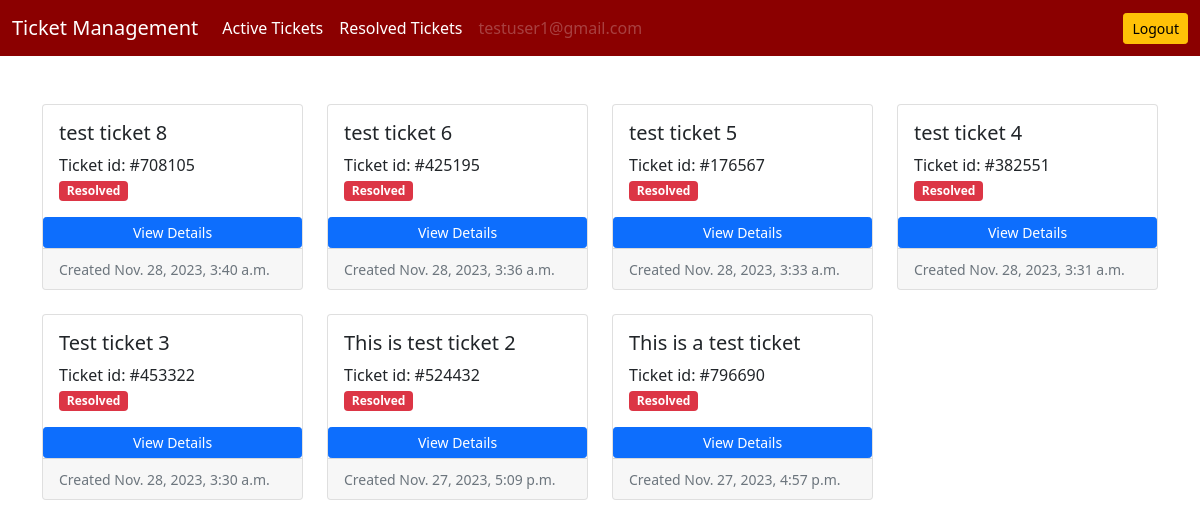
The page /ticket/customer-resolved-tickets/ (signed in) on the database its author committed.
### accounts/models.py (models this page shows)
class User(AbstractUser):
    is_customer =models.BooleanField(default=False)
    is_engineer =models.BooleanField(default=False)
    is_email =models.EmailField(unique=False)

### ticket/models.py (models this page shows)
class Ticket(models.Model):  # Corrected: inherit from models.Model
    customer = models.ForeignKey(User, on_delete=models.CASCADE)
    engineer = models.ForeignKey(User, on_delete=models.DO_NOTHING, related_name='engineer', null=True ,blank =True)
    ticket_id = models.CharField(max_length=15, unique=True)
    ticket_title = models.CharField(max_length=50)
    ticket_description = models.TextField()
    status = models.CharField(max_length=20, choices=(
        ('Active', 'Active'), ('Pending', 'Pending'), ('Resolved', 'Resolved')), default='Pending')
    created_on = models.DateTimeField()
    last_modified = models.DateTimeField(auto_now=True)
    is_resolved = models.BooleanField(default=False)
    severity = models.CharField(max_length=5, choices=(('Low', 'Low'), ('High', 'High')))
    is_assigned_to_engineer = models.BooleanField(default=False)
    resolution_steps = models.TextField(blank =True , null=True)

### ticket/views.py (the view)
# urls.py: path('customer-resolved-tickets/', views.customer_resolved_tickets, name='customer-resolved-tickets'),
def customer_resolved_tickets(request):
    tickets = Ticket.objects.filter(customer = request.user , is_resolved = True).order_by('-created_on')
    context = {'tickets':tickets}
    return render(request , 'ticket/customer_resolved_tickets.html' , context)

### templates/ticket/customer_resolved_tickets.html (shortened to what this page needs)
{% extends 'base.html' %}
{% load static %}
{% load humanize %}
{% block content %}
<div class="row row-cols-1 row-cols-md-4 g-4">
    {% if tickets %}
    {% for ticket in tickets %}
    <div class="col">
        <div class="card h-100">
            <div class="card-body">
                <h5 class="card-title">{{ticket.ticket_title}}</h5>
                <p class="card-text">
                    Ticket id: #{{ticket.ticket_id}}<br>
                    {% if ticket.status == 'Pending' %}
                    <span class="badge bg-primary text-white">Pending</span>
                    {% elif ticket.status == 'Active' %}
                    <span class="badge bg-success text-white">Active</span>
                    {% elif ticket.status == 'Resolved' %}
                    <span class="badge bg-danger text-white">Resolved</span>
                    {% endif %}
                </p>
            </div>
            <a href="{% url 'ticket-details' ticket.ticket_id %}" class="btn btn-primary btn-sm">View Details</a>
            <div class="card-footer">
                <small class="text-muted">Created {{ticket.created_on}}</small>
            </div>
        </div>
    </div>
    {% endfor %}
    {% endif %}
</div>
{% endblock content %}

### templates/base.html (shortened to what this page needs)
<!DOCTYPE html>
<html lang="en">
<head>
    <link href="https://cdn.jsdelivr.net/npm/bootstrap@5.0.2/dist/css/bootstrap.min.css" rel="stylesheet"
>
</head>
<body>
    <nav class="navbar navbar-expand-lg navbar-dark" style="background-color: darkred;">
        <div class="container-fluid">
            <a class="navbar-brand" href="/">Ticket Management</a>
            <div class="collapse navbar-collapse" id="navbarSupportedContent">
                <ul class="navbar-nav me-auto mb-2 mb-lg-0">
                    {% if request.user.is_customer %}
                    <li class="nav-item">
                        <a class="nav-link active" aria-current="page" href="{% url 'customer-active-tickets' %}">Active Tickets</a>
                    </li>
                    <li class="nav-item">
                        <a class="nav-link active" aria-current="page" href="{% url 'customer-resolved-tickets' %}">Resolved Tickets</a>
                    </li>
                    {% endif %}
                    {% if request.user.is_authenticated %}
                    <li class="nav-item">
                        <a class="nav-link disabled" href="#" tabindex="-1" aria-disabled="true">{{request.user.email}}
                        </a>
                    </li>
                    {% endif %}
                </ul>
                <a href="{% url 'logout' %}" class="btn btn-warning btn-sm">Logout</a>
            </div>
        </div>
    </nav>
    <div class="container mt-5">
        {% block content %}
        {% endblock content %}
    </div>
</body>
</html>

### rows shown on the page
User: user.email "testuser1@gmail.com"
Ticket: ticket_title "test ticket 8", ticket_id "708105", status "Resolved", created_on "Nov. 28, 2023, 3:40 a.m."
Ticket: ticket_title "test ticket 6", ticket_id "425195", status "Resolved", created_on "Nov. 28, 2023, 3:36 a.m."
Ticket: ticket_title "test ticket 5", ticket_id "176567", status "Resolved", created_on "Nov. 28, 2023, 3:33 a.m."
Ticket: ticket_title "test ticket 4", ticket_id "382551", status "Resolved", created_on "Nov. 28, 2023, 3:31 a.m."
Ticket: ticket_title "Test ticket 3", ticket_id "453322", status "Resolved", created_on "Nov. 28, 2023, 3:30 a.m."
Ticket: ticket_title "This is test ticket 2", ticket_id "524432", status "Resolved", created_on "Nov. 27, 2023, 5:09 p.m."
Ticket: ticket_title "This is a test ticket", ticket_id "796690", status "Resolved", created_on "Nov. 27, 2023, 4:57 p.m."
